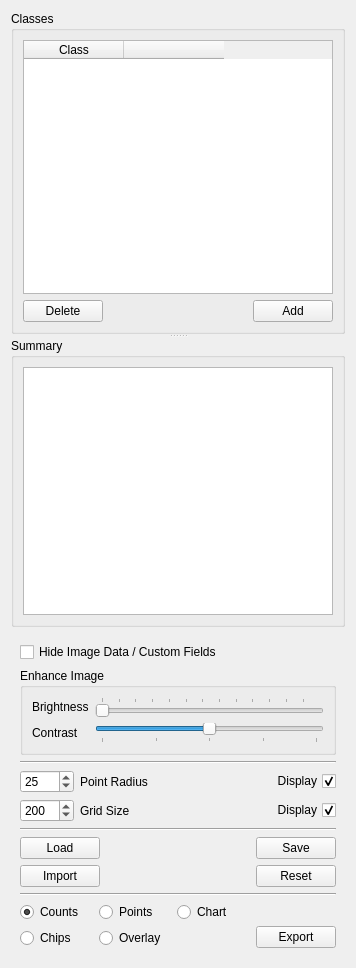
<?xml version="1.0" encoding="UTF-8"?>
<ui version="4.0">
 <class>PointWidget</class>
 <widget class="QWidget" name="PointWidget">
  <property name="geometry">
   <rect>
    <x>0</x>
    <y>0</y>
    <width>356</width>
    <height>968</height>
   </rect>
  </property>
  <property name="windowTitle">
   <string>Form</string>
  </property>
  <layout class="QVBoxLayout" name="verticalLayout_3">
   <item>
    <widget class="QSplitter" name="splitter">
     <property name="orientation">
      <enum>Qt::Vertical</enum>
     </property>
     <widget class="QGroupBox" name="groupBoxClasses">
      <property name="title">
       <string>Classes</string>
      </property>
      <layout class="QVBoxLayout" name="verticalLayout">
       <item>
        <widget class="QTableWidget" name="tableWidgetClasses">
         <column>
          <property name="text">
           <string>Class</string>
          </property>
         </column>
         <column>
          <property name="text">
           <string/>
          </property>
         </column>
        </widget>
       </item>
       <item>
        <layout class="QHBoxLayout" name="horizontalLayout_3">
         <item>
          <widget class="QPushButton" name="pushButtonRemoveClass">
           <property name="maximumSize">
            <size>
             <width>1000</width>
             <height>1000</height>
            </size>
           </property>
           <property name="toolTip">
            <string>Delete class.</string>
           </property>
           <property name="text">
            <string>Delete</string>
           </property>
           <property name="icon">
            <iconset>
             <normaloff>:/icons/delete.svg</normaloff>:/icons/delete.svg</iconset>
           </property>
           <property name="iconSize">
            <size>
             <width>24</width>
             <height>24</height>
            </size>
           </property>
          </widget>
         </item>
         <item>
          <spacer name="horizontalSpacer_2">
           <property name="orientation">
            <enum>Qt::Horizontal</enum>
           </property>
           <property name="sizeHint" stdset="0">
            <size>
             <width>40</width>
             <height>20</height>
            </size>
           </property>
          </spacer>
         </item>
         <item>
          <widget class="QPushButton" name="pushButtonAddClass">
           <property name="maximumSize">
            <size>
             <width>1000</width>
             <height>1000</height>
            </size>
           </property>
           <property name="toolTip">
            <string>Add class.</string>
           </property>
           <property name="text">
            <string>Add</string>
           </property>
           <property name="icon">
            <iconset>
             <normaloff>:/icons/add.svg</normaloff>:/icons/add.svg</iconset>
           </property>
           <property name="iconSize">
            <size>
             <width>24</width>
             <height>24</height>
            </size>
           </property>
          </widget>
         </item>
        </layout>
       </item>
      </layout>
     </widget>
     <widget class="QGroupBox" name="groupBoxSummary">
      <property name="title">
       <string>Summary</string>
      </property>
      <layout class="QVBoxLayout" name="verticalLayout_2">
       <item>
        <widget class="QTreeView" name="treeView"/>
       </item>
      </layout>
     </widget>
    </widget>
   </item>
   <item>
    <widget class="QFrame" name="frameControls">
     <property name="frameShadow">
      <enum>QFrame::Plain</enum>
     </property>
     <layout class="QGridLayout" name="gridLayout_4">
      <item row="1" column="0" colspan="3">
       <widget class="QGroupBox" name="groupBox">
        <property name="title">
         <string>Enhance Image</string>
        </property>
        <layout class="QGridLayout" name="gridLayout">
         <item row="0" column="0">
          <widget class="QLabel" name="label">
           <property name="text">
            <string>Brightness</string>
           </property>
          </widget>
         </item>
         <item row="0" column="1">
          <widget class="QSlider" name="horizontalSliderBrightness">
           <property name="maximum">
            <number>128</number>
           </property>
           <property name="tracking">
            <bool>true</bool>
           </property>
           <property name="orientation">
            <enum>Qt::Horizontal</enum>
           </property>
           <property name="tickPosition">
            <enum>QSlider::TicksAbove</enum>
           </property>
           <property name="tickInterval">
            <number>10</number>
           </property>
          </widget>
         </item>
         <item row="1" column="0">
          <widget class="QLabel" name="label_6">
           <property name="text">
            <string>Contrast</string>
           </property>
          </widget>
         </item>
         <item row="1" column="1">
          <widget class="QSlider" name="horizontalSliderContrast">
           <property name="minimum">
            <number>-100</number>
           </property>
           <property name="maximum">
            <number>100</number>
           </property>
           <property name="singleStep">
            <number>5</number>
           </property>
           <property name="pageStep">
            <number>5</number>
           </property>
           <property name="value">
            <number>0</number>
           </property>
           <property name="tracking">
            <bool>true</bool>
           </property>
           <property name="orientation">
            <enum>Qt::Horizontal</enum>
           </property>
           <property name="tickPosition">
            <enum>QSlider::TicksBelow</enum>
           </property>
           <property name="tickInterval">
            <number>50</number>
           </property>
          </widget>
         </item>
        </layout>
       </widget>
      </item>
      <item row="2" column="0" colspan="3">
       <widget class="Line" name="line_3">
        <property name="orientation">
         <enum>Qt::Horizontal</enum>
        </property>
       </widget>
      </item>
      <item row="3" column="0" colspan="3">
       <layout class="QGridLayout" name="gridLayout_3">
        <item row="0" column="5">
         <widget class="QCheckBox" name="checkBoxDisplayPoints">
          <property name="toolTip">
           <string>Display points.</string>
          </property>
          <property name="layoutDirection">
           <enum>Qt::RightToLeft</enum>
          </property>
          <property name="text">
           <string>Display</string>
          </property>
          <property name="checked">
           <bool>true</bool>
          </property>
         </widget>
        </item>
        <item row="1" column="5">
         <widget class="QCheckBox" name="checkBoxDisplayGrid">
          <property name="toolTip">
           <string>Display grid.</string>
          </property>
          <property name="layoutDirection">
           <enum>Qt::RightToLeft</enum>
          </property>
          <property name="text">
           <string>Display</string>
          </property>
          <property name="checked">
           <bool>true</bool>
          </property>
         </widget>
        </item>
        <item row="0" column="1" colspan="2">
         <widget class="QLabel" name="label_2">
          <property name="text">
           <string>Point Radius</string>
          </property>
         </widget>
        </item>
        <item row="0" column="3">
         <spacer name="horizontalSpacer">
          <property name="orientation">
           <enum>Qt::Horizontal</enum>
          </property>
          <property name="sizeHint" stdset="0">
           <size>
            <width>107</width>
            <height>20</height>
           </size>
          </property>
         </spacer>
        </item>
        <item row="0" column="0">
         <widget class="QSpinBox" name="spinBoxPointRadius">
          <property name="minimum">
           <number>1</number>
          </property>
          <property name="maximum">
           <number>50</number>
          </property>
          <property name="singleStep">
           <number>1</number>
          </property>
          <property name="value">
           <number>25</number>
          </property>
         </widget>
        </item>
        <item row="1" column="3">
         <spacer name="horizontalSpacer_4">
          <property name="orientation">
           <enum>Qt::Horizontal</enum>
          </property>
          <property name="sizeHint" stdset="0">
           <size>
            <width>107</width>
            <height>20</height>
           </size>
          </property>
         </spacer>
        </item>
        <item row="1" column="4">
         <widget class="QLabel" name="labelGridColor">
          <property name="toolTip">
           <string>Grid color. Click to change.</string>
          </property>
          <property name="text">
           <string/>
          </property>
         </widget>
        </item>
        <item row="0" column="4">
         <widget class="QLabel" name="labelPointColor">
          <property name="toolTip">
           <string>Active class point color. Click to change.</string>
          </property>
          <property name="text">
           <string/>
          </property>
         </widget>
        </item>
        <item row="1" column="0">
         <widget class="QSpinBox" name="spinBoxGrid">
          <property name="maximum">
           <number>1000</number>
          </property>
          <property name="singleStep">
           <number>50</number>
          </property>
          <property name="value">
           <number>200</number>
          </property>
         </widget>
        </item>
        <item row="1" column="1">
         <widget class="QLabel" name="label_3">
          <property name="text">
           <string>Grid Size</string>
          </property>
         </widget>
        </item>
       </layout>
      </item>
      <item row="4" column="0" colspan="3">
       <widget class="Line" name="line_2">
        <property name="orientation">
         <enum>Qt::Horizontal</enum>
        </property>
       </widget>
      </item>
      <item row="5" column="0" rowspan="2">
       <widget class="QPushButton" name="pushButtonLoadPoints">
        <property name="toolTip">
         <string>Load point file.</string>
        </property>
        <property name="text">
         <string>Load</string>
        </property>
        <property name="icon">
         <iconset>
          <normaloff>:/icons/load.svg</normaloff>:/icons/load.svg</iconset>
        </property>
        <property name="iconSize">
         <size>
          <width>24</width>
          <height>24</height>
         </size>
        </property>
       </widget>
      </item>
      <item row="5" column="2" rowspan="2">
       <widget class="QPushButton" name="pushButtonSave">
        <property name="toolTip">
         <string>Save point file.</string>
        </property>
        <property name="text">
         <string>Save</string>
        </property>
        <property name="icon">
         <iconset>
          <normaloff>:/icons/save.svg</normaloff>:/icons/save.svg</iconset>
        </property>
        <property name="iconSize">
         <size>
          <width>24</width>
          <height>24</height>
         </size>
        </property>
       </widget>
      </item>
      <item row="6" column="1">
       <spacer name="horizontalSpacer_3">
        <property name="orientation">
         <enum>Qt::Horizontal</enum>
        </property>
        <property name="sizeHint" stdset="0">
         <size>
          <width>148</width>
          <height>20</height>
         </size>
        </property>
       </spacer>
      </item>
      <item row="7" column="0">
       <widget class="QPushButton" name="pushButtonImport">
        <property name="toolTip">
         <string>Import classes and custom fields from existing point file.</string>
        </property>
        <property name="text">
         <string>Import</string>
        </property>
        <property name="icon">
         <iconset>
          <normaloff>:/icons/import.svg</normaloff>:/icons/import.svg</iconset>
        </property>
        <property name="iconSize">
         <size>
          <width>24</width>
          <height>24</height>
         </size>
        </property>
       </widget>
      </item>
      <item row="7" column="1">
       <spacer name="horizontalSpacer_7">
        <property name="orientation">
         <enum>Qt::Horizontal</enum>
        </property>
        <property name="sizeHint" stdset="0">
         <size>
          <width>148</width>
          <height>20</height>
         </size>
        </property>
       </spacer>
      </item>
      <item row="7" column="2">
       <widget class="QPushButton" name="pushButtonReset">
        <property name="toolTip">
         <string>Reset point file.</string>
        </property>
        <property name="text">
         <string>Reset</string>
        </property>
        <property name="icon">
         <iconset>
          <normaloff>:/icons/reset.svg</normaloff>:/icons/reset.svg</iconset>
        </property>
        <property name="iconSize">
         <size>
          <width>24</width>
          <height>24</height>
         </size>
        </property>
       </widget>
      </item>
      <item row="8" column="0" colspan="3">
       <widget class="Line" name="line">
        <property name="orientation">
         <enum>Qt::Horizontal</enum>
        </property>
       </widget>
      </item>
      <item row="9" column="0" rowspan="2" colspan="2">
       <layout class="QGridLayout" name="gridLayout_2">
        <item row="0" column="0">
         <widget class="QRadioButton" name="radioButtonCounts">
          <property name="text">
           <string>Counts</string>
          </property>
          <property name="checked">
           <bool>true</bool>
          </property>
         </widget>
        </item>
        <item row="1" column="0">
         <widget class="QRadioButton" name="radioButtonChips">
          <property name="text">
           <string>Chips</string>
          </property>
         </widget>
        </item>
        <item row="0" column="1">
         <widget class="QRadioButton" name="radioButtonPoints">
          <property name="text">
           <string>Points</string>
          </property>
         </widget>
        </item>
        <item row="1" column="1">
         <widget class="QRadioButton" name="radioButtonOverlay">
          <property name="text">
           <string>Overlay</string>
          </property>
         </widget>
        </item>
        <item row="0" column="2">
         <widget class="QRadioButton" name="radioButtonChart">
          <property name="text">
           <string>Chart</string>
          </property>
         </widget>
        </item>
       </layout>
      </item>
      <item row="10" column="2">
       <widget class="QPushButton" name="pushButtonExport">
        <property name="toolTip">
         <string>Export</string>
        </property>
        <property name="text">
         <string>Export</string>
        </property>
        <property name="icon">
         <iconset>
          <normaloff>:/icons/export.svg</normaloff>:/icons/export.svg</iconset>
        </property>
        <property name="iconSize">
         <size>
          <width>24</width>
          <height>24</height>
         </size>
        </property>
       </widget>
      </item>
      <item row="0" column="0" colspan="3">
       <widget class="QCheckBox" name="checkBoxImageFields">
        <property name="text">
         <string>Hide Image Data / Custom Fields</string>
        </property>
       </widget>
      </item>
     </layout>
    </widget>
   </item>
  </layout>
 </widget>
 <resources/>
 <connections/>
</ui>
